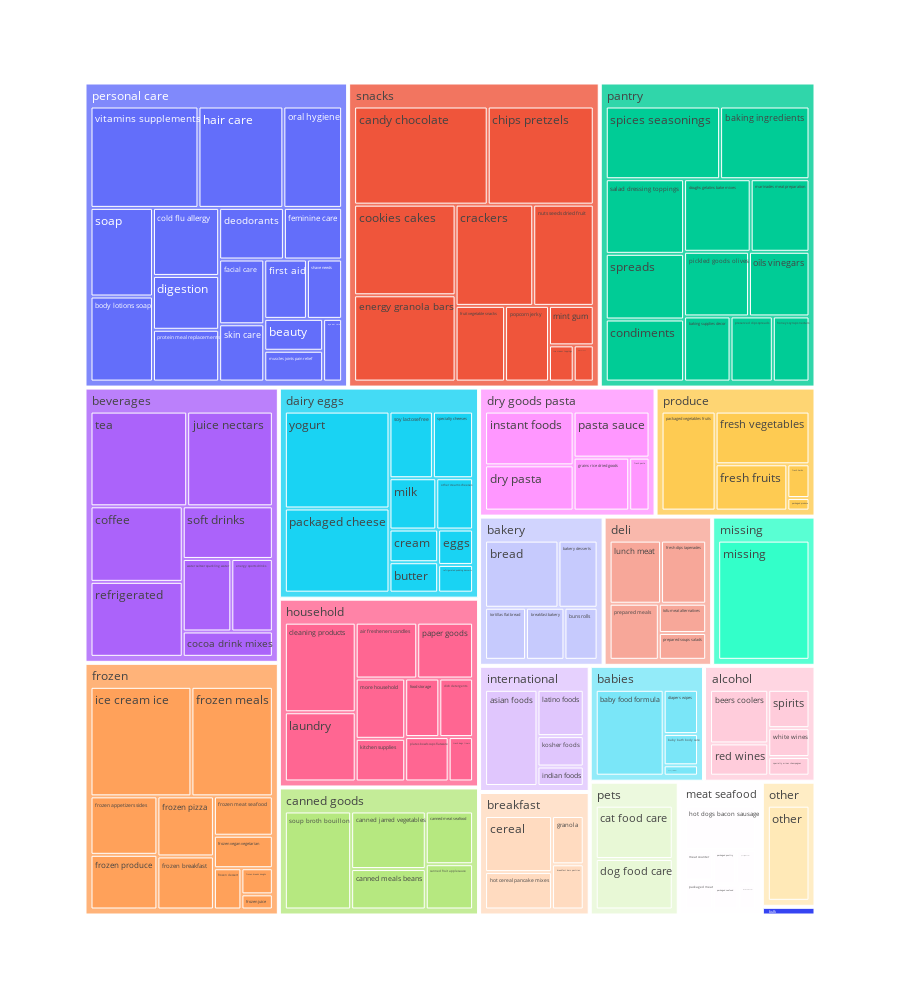

The code cell stored with this chart in its notebook:
### Code cell
df = pd.merge(products[["department_id","aisle_id"]], depts, how='left', on=['department_id'])
df = pd.merge(df, aisles, how='left', on=['aisle_id'])
# print(products)
treemap = px.treemap(df, path=['department','aisle'],hover_name='aisle',width=900,height=1000)
treemap
# px.sunburst(df, path=['department','aisle'],hover_name='aisle',height=600)

### Figure 1 — Plotly figure (JSON) as saved in the notebook; plotly's stock layout.template omitted (floating-point values rounded to 4 significant figures; data arrays with more than 128 entries replaced by an {"elided": "..."} marker saying what was removed)
{"data": [{"branchvalues": "total", "domain": {"x": [0, 1], "y": [0, 1]}, "hovertemplate": "<b>%{hovertext}</b><br><br>labels=%{label}<br>count=%{value}<br>parent=%{parent}<br>id=%{id}<extra></extra>", "hovertext": {"elided": "155 str values"}, "ids": {"elided": "155 str values"}, "labels": {"elided": "155 str values"}, "name": "", "parents": {"elided": "155 str values"}, "type": "treemap", "values": {"elided": "155 int values"}}], "layout": {"height": 1000, "legend": {"tracegroupgap": 0}, "margin": {"t": 60}, "width": 900}}
